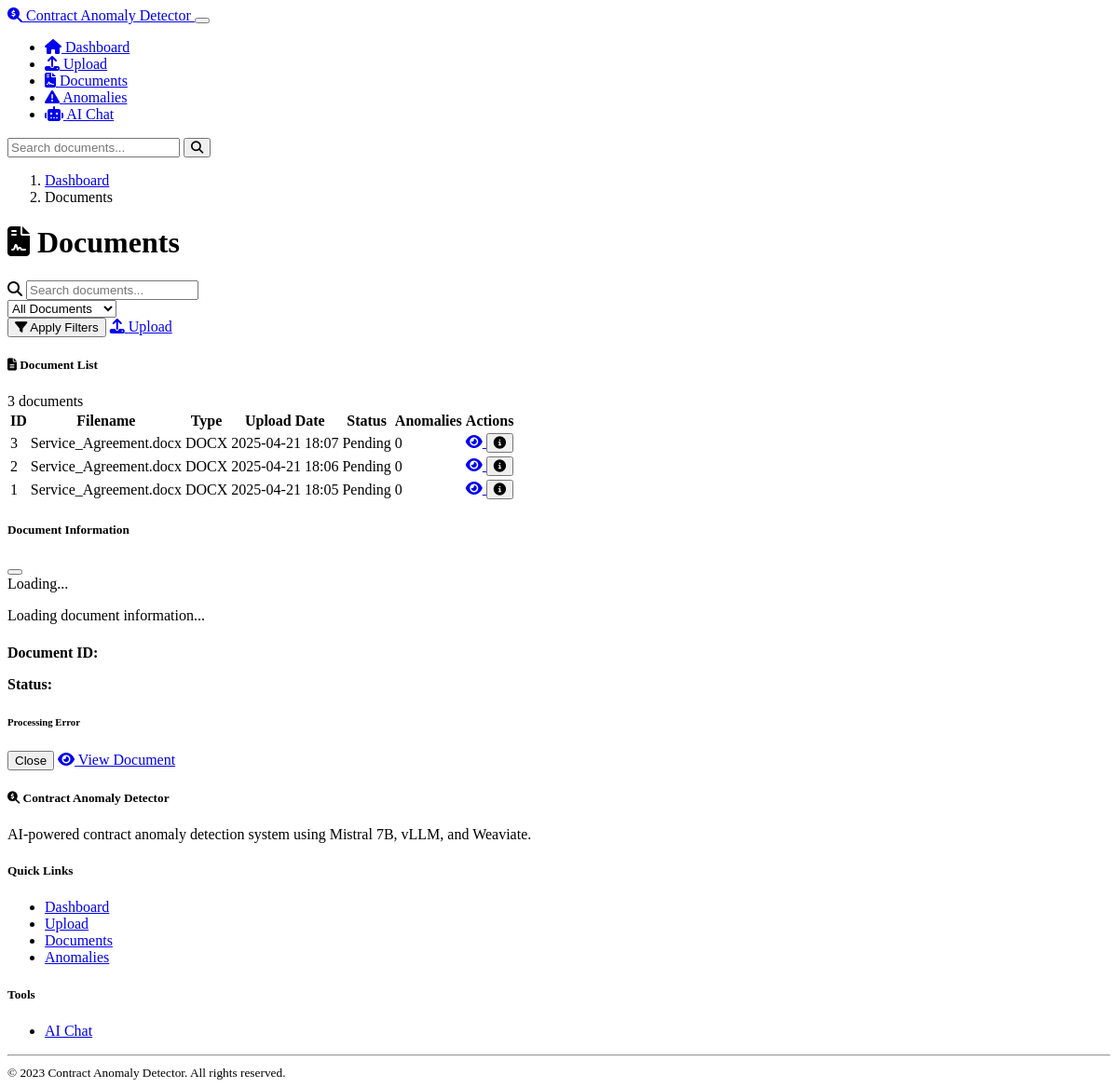
Screenshot of /documents with the database file from the repository.
### models.py (models this page shows, shortened)
class Document(db.Model):
    id = db.Column(db.Integer, primary_key=True)
    filename = db.Column(db.String(255), nullable=False)
    original_path = db.Column(db.String(1024), nullable=False)
    file_type = db.Column(db.String(50), nullable=False)
    upload_date = db.Column(db.DateTime, default=datetime.utcnow)
    processed = db.Column(db.Boolean, default=False)
    weaviate_id = db.Column(db.String(255), nullable=True)
    content_length = db.Column(db.Integer, nullable=True)
    anomalies = db.relationship('Anomaly', backref='document', lazy=True)

### routes.py (the view)
@app.route('/documents')
def documents():
    page = request.args.get('page', 1, type=int)
    per_page = 10
    search_query = request.args.get('search', '')
    filter_processed = request.args.get('processed', '')
    query = Document.query
    if search_query:
        query = query.filter(Document.filename.like(f'%{search_query}%'))
    if filter_processed == 'yes':
        query = query.filter_by(processed=True)
    elif filter_processed == 'no':
        query = query.filter_by(processed=False)
    query = query.order_by(Document.upload_date.desc())
    documents_pagination = query.paginate(page=page, per_page=per_page)
    return render_template('documents.html',
                          documents=documents_pagination.items,
                          pagination=documents_pagination,
                          search_query=search_query,
                          filter_processed=filter_processed)

### templates/documents.html (shortened to what this page needs)
{% extends 'layout.html' %}
{% block content %}
<div class="row mb-4">
    <div class="col-12">
        <nav aria-label="breadcrumb">
            <ol class="breadcrumb">
                <li class="breadcrumb-item"><a href="{{ url_for('index') }}">Dashboard</a></li>
                <li class="breadcrumb-item active" aria-current="page">Documents</li>
            </ol>
        </nav>
        <h1 class="display-5 mb-4">
            <i class="fas fa-file-contract me-2"></i> Documents
        </h1>
    </div>
</div>
<div class="row mb-4">
    <div class="col-12">
        <div class="card mb-4">
            <div class="card-body">
                <form action="{{ url_for('documents') }}" method="get" class="row g-3">
                    <div class="col-md-6">
                        <div class="input-group">
                            <span class="input-group-text" id="search-addon">
                                <i class="fas fa-search"></i>
                            </span>
                            <input type="text" class="form-control" placeholder="Search documents..." name="search" value="{{ search_query }}" aria-label="Search" aria-describedby="search-addon">
                        </div>
                    </div>
                    <div class="col-md-3">
                        <select class="form-select" name="processed">
                            <option value="" {% if filter_processed == '' %}selected{% endif %}>All Documents</option>
                        </select>
                    </div>
                    <div class="col-md-3">
                        <div class="d-grid gap-2 d-md-flex justify-content-md-end">
                            <button type="submit" class="btn btn-primary">
                                <i class="fas fa-filter me-1"></i> Apply Filters
                            </button>
                            <a href="{{ url_for('upload') }}" class="btn btn-success">
                                <i class="fas fa-upload me-1"></i> Upload
                            </a>
                        </div>
                    </div>
                </form>
            </div>
        </div>
        <div class="card">
            <div class="card-header bg-secondary bg-gradient text-white d-flex justify-content-between align-items-center">
                <h5 class="card-title mb-0">
                    <i class="fas fa-file-alt me-2"></i> Document List
                </h5>
                <span class="badge bg-light text-dark">{{ pagination.total }} documents</span>
            </div>
            <div class="card-body p-0">
                <div class="table-responsive">
                    <table class="table table-hover table-striped align-middle mb-0">
                        <thead class="table-light">
                            <tr>
                                <th scope="col">ID</th>
                                <th scope="col">Filename</th>
                                <th scope="col">Type</th>
                                <th scope="col">Upload Date</th>
                                <th scope="col">Status</th>
                                <th scope="col">Anomalies</th>
                                <th scope="col">Actions</th>
                            </tr>
                        </thead>
                        <tbody>
                            {% if documents %}
                                {% for doc in documents %}
                                    <tr>
                                        <td>{{ doc.id }}</td>
                                        <td>{{ doc.filename }}</td>
                                        <td>
                                            <span class="badge bg-secondary">{{ doc.file_type.upper() }}</span>
                                        </td>
                                        <td>{{ doc.upload_date.strftime('%Y-%m-%d %H:%M') }}</td>
                                        <td>
                                            {% if doc.processed %}
                                                <span class="badge bg-success">Processed</span>
                                            {% else %}
                                                <span class="badge bg-warning text-dark">Pending</span>
                                            {% endif %}
                                        </td>
                                        <td>
                                            {% if doc.anomalies|length > 0 %}
                                                <span class="badge bg-danger">{{ doc.anomalies|length }}</span>
                                            {% else %}
                                                <span class="badge bg-secondary">0</span>
                                            {% endif %}
                                        </td>
                                        <td>
                                            <div class="btn-group" role="group">
                                                <a href="{{ url_for('document_view', doc_id=doc.id) }}" class="btn btn-sm btn-outline-primary">
                                                    <i class="fas fa-eye"></i>
                                                </a>
                                                <button type="button" class="btn btn-sm btn-outline-info"
                                                        data-bs-toggle="modal" data-bs-target="#documentInfoModal"
                                                        data-document-id="{{ doc.id }}"
                                                        data-document-name="{{ doc.filename }}">
                                                    <i class="fas fa-info-circle"></i>
                                                </button>
                                            </div>
                                        </td>
                                    </tr>
                                {% endfor %}
                            {% endif %}
                        </tbody>
                    </table>
                </div>
            </div>
        </div>
    </div>
</div>
<div class="modal fade" id="documentInfoModal" tabindex="-1" aria-labelledby="documentInfoModalLabel" aria-hidden="true">
    <div class="modal-dialog">
        <div class="modal-content">
            <div class="modal-header">
                <h5 class="modal-title" id="documentInfoModalLabel">Document Information</h5>
                <button type="button" class="btn-close" data-bs-dismiss="modal" aria-label="Close"></button>
            </div>
            <div class="modal-body">
                <div class="text-center mb-3" id="documentStatusLoading">
                    <div class="spinner-border text-primary" role="status">
                        <span class="visually-hidden">Loading...</span>
                    </div>
                    <p class="mt-2">Loading document information...</p>
                </div>
                <div id="documentInfo" class="d-none">
                    <div class="row mb-3">
                        <div class="col-6">
                            <p class="mb-1"><strong>Document ID:</strong></p>
                        </div>
                        <div class="col-6">
                            <p class="mb-1"><strong>Status:</strong></p>
                        </div>
                    </div>
                    <div id="documentErrorSection" class="d-none">
                        <div class="alert alert-danger">
                            <h6 class="alert-heading">Processing Error</h6>
                        </div>
                    </div>
                </div>
            </div>
            <div class="modal-footer">
                <button type="button" class="btn btn-secondary" data-bs-dismiss="modal">Close</button>
                <a href="#" id="viewDocumentButton" class="btn btn-primary">
                    <i class="fas fa-eye me-1"></i> View Document
                </a>
            </div>
        </div>
    </div>
</div>
{% endblock %}

### rows the page displays
Document: id "3", filename "Service_Agreement.docx", file_type "DOCX", upload_date "2025-04-21 18:07", processed "Pending"
Document: id "2", filename "Service_Agreement.docx", file_type "DOCX", upload_date "2025-04-21 18:06", processed "Pending"
Document: id "1", filename "Service_Agreement.docx", file_type "DOCX", upload_date "2025-04-21 18:05", processed "Pending"

### other values shown
{{ pagination.total }} "3"
